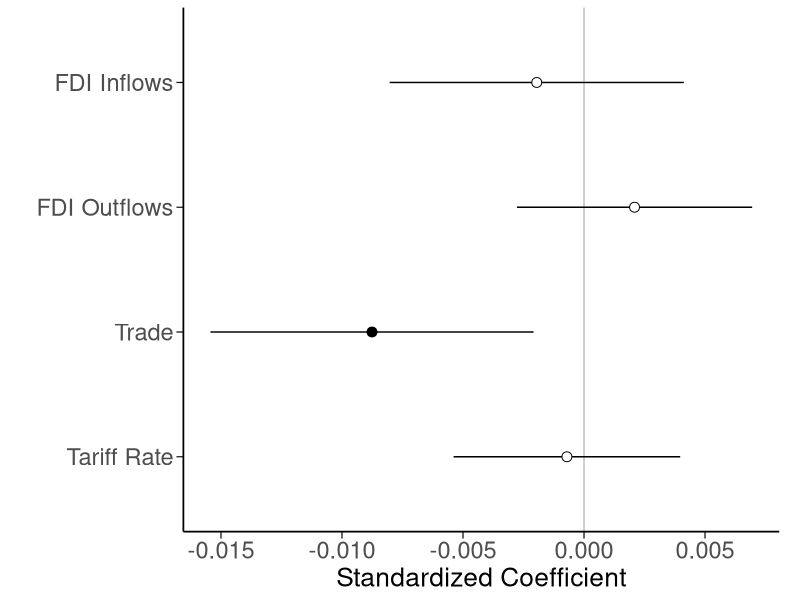

This figure's R source:
# SETWD ===========================
rm(list = ls())

# LIBRARIES ===========================
library(tidyverse)
library(ggplot2)
library(lmtest)
library(plm)

# IMPORT DATA ===========================
full_panel <- read.csv("data/full_panel.csv")

# CLEAN SAMPLE ===========================
temp <- full_panel %>%
  filter(!is.na(lag_fdi_inflows),
         !is.na(lag_fdi_outflows),
         !is.na(lag_trade),
         !is.na(lag_tariff_rate),
         !is.na(lag_gdppc),
         !is.na(lag_gdp_growth),
         !is.na(lag_inflation))

temp <- temp %>%
  group_by(country) %>%
  filter(n() > 4) %>%
  ungroup()


## I credit Rau and Stokes (2025) for this figure idea. I use their code as a basis for mine.
# Standardize variables
temp <- temp %>%
  mutate(lag_fdi_inflows_stan = as.numeric(scale(lag_fdi_inflows)),
         lag_fdi_outflows_stan = as.numeric(scale(lag_fdi_outflows)),
         lag_trade_stan = as.numeric(scale(lag_trade)),
         lag_tariff_rate_stan = as.numeric(scale(lag_tariff_rate)),
         lag_gdppc_stan = as.numeric(scale(log(lag_gdppc))),
         lag_gdp_growth_stan = as.numeric(scale(lag_gdp_growth)),
         lag_inflation_stan = as.numeric(scale(lag_inflation)))

# Run m2 from Table 3 with standardized variables
m2 <- plm(freefair ~ lag_fdi_inflows_stan + lag_fdi_outflows_stan +
            lag_trade_stan + lag_tariff_rate_stan + lag_gdppc_stan +
            lag_gdp_growth_stan + lag_inflation_stan + lag_freefair + lag2_freefair,
          data = temp,
          index = c("country", "year"),
          model = "within",
          effect = "twoways")

crse2 <- coeftest(m2, vcovHC(m2, type = "HC1", cluster = "group"))
crse2

# Extract relevant data and construct table
var_names <- c("FDI Inflows", "FDI Outflows", "Trade", "Tariff Rate")

coefs <- crse2[c("lag_fdi_inflows_stan", "lag_fdi_outflows_stan",
                    "lag_trade_stan", "lag_tariff_rate_stan"), 1]

ses <- crse2[c("lag_fdi_inflows_stan", "lag_fdi_outflows_stan",
                 "lag_trade_stan", "lag_tariff_rate_stan"), 2]

sig <- as.numeric(crse2[c("lag_fdi_inflows_stan", "lag_fdi_outflows_stan",
                           "lag_trade_stan", "lag_tariff_rate_stan"), 4] < 0.05)

fig3A_df <- data.frame(var_names, coefs, ses, sig) %>%
  mutate(var_nums = c(1, 2, 3, 4)) %>%
  mutate(vf = fct_reorder(as.factor(var_names), -var_nums))

# Plot ----
figure_3A <- fig3A_df %>%
  ggplot(aes(x = coefs, y = vf, shape = as.factor(sig))) +
  geom_vline(xintercept = 0, color = "gray75") +
  geom_errorbarh(aes(xmin = coefs - 1.96*ses, xmax = coefs + 1.96*ses), height = 0) +
  geom_point(fill = "white", size = 3) +
  labs(
    x = "Standardized Coefficient", y = "") +
  scale_shape_manual(values = c(21, 19)) +
  theme_bw() +
  theme(
    legend.position   = "none",
    panel.grid        = element_blank(),
    panel.border      = element_blank(),
    axis.title.x      = element_text(size = 19),
    axis.title.y      = element_text(size = 19),
    axis.text.x       = element_text(size = 17),
    axis.text.y       = element_text(size = 17),
    axis.line         = element_line(color = "black", linewidth = 0.6),
    axis.ticks        = element_line(color = "black", linewidth = 0.4),
    axis.ticks.length = unit(5, "pt"),
    plot.margin       = margin(5.5, 15, 5.5, 5.5)
  )

print(figure_3A)
ggsave("figure_3A.pdf", plot = figure_3A, device = cairo_pdf)
